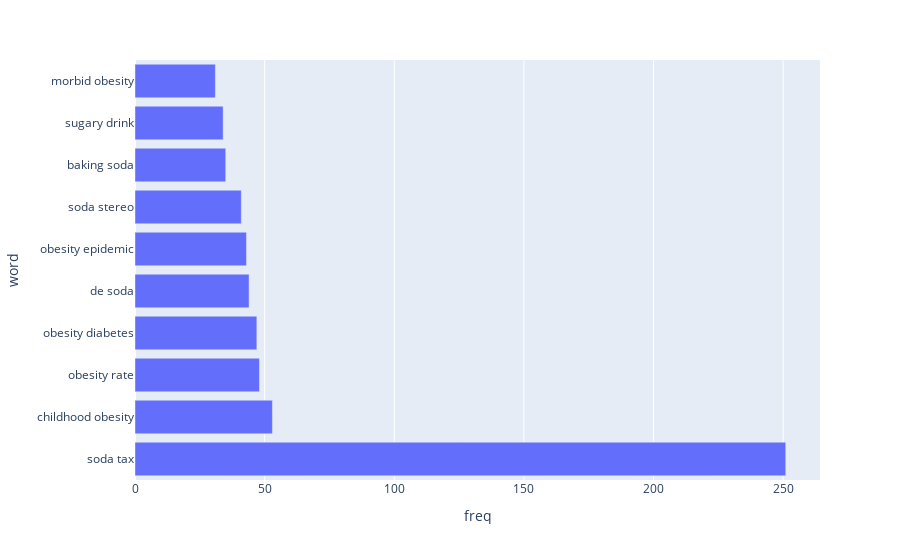

This figure's notebook cell:
### Code cell
plot_top_ngrams_barchart(df_tweets_filtered['tweets_cleaned'],2)

### Figure 1 — Plotly figure (JSON) as saved in the notebook; plotly's stock layout.template omitted (floating-point values rounded to 4 significant figures)
{"data": [{"alignmentgroup": "True", "hovertemplate": "freq=%{x}<br>word=%{y}<extra></extra>", "legendgroup": "", "marker": {"color": "#636efa", "pattern": {"shape": ""}}, "name": "", "offsetgroup": "", "orientation": "h", "showlegend": false, "textposition": "auto", "type": "bar", "x": [251, 53, 48, 47, 44, 43, 41, 35, 34, 31], "xaxis": "x", "y": ["soda tax", "childhood obesity", "obesity rate", "obesity diabetes", "de soda", "obesity epidemic", "soda stereo", "baking soda", "sugary drink", "morbid obesity"], "yaxis": "y"}], "layout": {"barmode": "relative", "legend": {"tracegroupgap": 0}, "margin": {"t": 60}, "xaxis": {"anchor": "y", "domain": [0, 1], "title": {"text": "freq"}}, "yaxis": {"anchor": "x", "domain": [0, 1], "title": {"text": "word"}}}}
